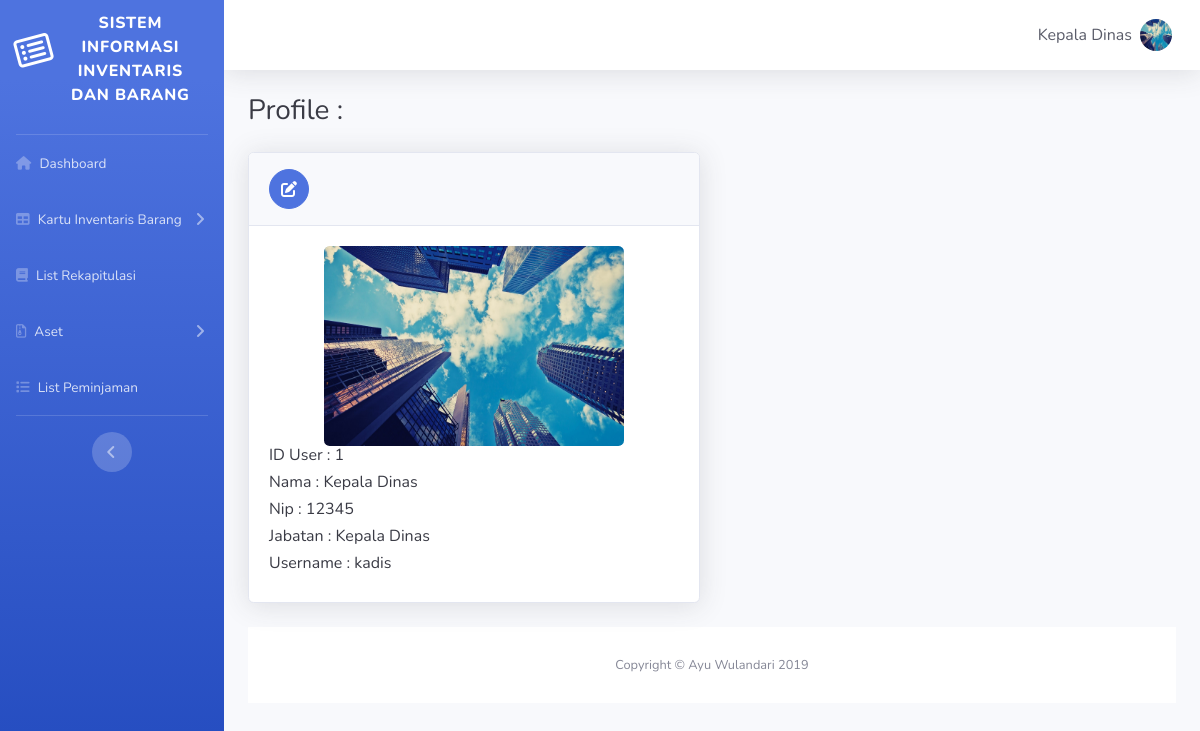
The app's page /view/profile.php (signed in) with its own data.
### tables this page shows
CREATE TABLE `user` (
  `id_user` int(150) NOT NULL,
  `username` varchar(150) NOT NULL,
  `fullname` varchar(150) NOT NULL,
  `password` varchar(100) NOT NULL,
  `nip` varchar(255) NOT NULL,
  `jabatan` varchar(255) NOT NULL,
  `level` varchar(40) NOT NULL,
  `foto` varchar(100) DEFAULT NULL
);

### config.php (called while the page is built, shortened)
<?php
$DB_host = "localhost";
$DB_user = "root";
$DB_pass = "";
$DB_name = "db_inventaris";
try
{
    $DB_con = new PDO("mysql:host={$DB_host};dbname={$DB_name}",$DB_user,$DB_pass);
    $DB_con->setAttribute(PDO::ATTR_ERRMODE, PDO::ERRMODE_EXCEPTION);
}
catch(PDOException $e)
{
    echo $e->getMessage();
}
include_once 'class.user.php';
$user = new user($DB_con);
?>

### class.user.php (called while the page is built, shortened)
<?php
class user{
    private $db;
    function __construct($DB_con)
	{
		$this->db = $DB_con;
    }
    public function tampil_user($mysource, $myid)
    {
        $query = "SELECT ".$mysource." FROM user WHERE id_user = ".$myid." limit 1";
        $outp = '';
        try
        {
            $stmt = $this->db->prepare($query);
			$stmt->execute();
			if($stmt->rowCount()>0)
			{
				while($row=$stmt->fetch(PDO::FETCH_ASSOC))
				{
					$outp = $row[$mysource];
				}
			} else{
				$outp = '';
			}
		}
		catch(PDOException $e)
			{
				$outp = '';
				return $outp;
			}
		return $outp;
    }
}
?>

### view/profile.php (the view, shortened to what this page needs)
<?php
include '../config.php';
?>
<!DOCTYPE html>
<html lang="en">
<head>
  <link href="vendor/fontawesome-free/css/all.min.css" rel="stylesheet" type="text/css">
  <link href="css/sb-admin-2.min.css" rel="stylesheet">
</head>
<body id="page-top">
  <div id="wrapper">
    <ul class="navbar-nav bg-gradient-primary sidebar sidebar-dark accordion" id="accordionSidebar">
       <a class="sidebar-brand d-flex align-items-center justify-content-center" href="dashboard.php">
        <div class="sidebar-brand-icon rotate-n-15">
          <i class="fa fa-list-alt"></i>
        </div>
        <div class="sidebar-brand-text mx-1"><p></p>Sistem Informasi inventaris dan Barang</div>
      </a>
      <hr class="sidebar-divider my-0">
      <li class="nav-item">
        <a class="nav-link" href="dashboard.php">
          <i class="fa fa-home"></i>
          <span>Dashboard</span></a>
      </li>
      <?php if($_SESSION['level'] == 'pengurusbarang'){ ?>
       <li class="nav-item">
        <a class="nav-link" href="master_data.php">
         <i class="fas fa-th-list"></i>
          <span>Master Data</span></a>
      </li>
      <li class="nav-item">
        <a class="nav-link collapsed" href="#" data-toggle="collapse" data-target="#collapseFive" aria-expanded="true" aria-controls="collapseFive">
          <i class="fa fa-table"></i>
          <span>Kartu Inventaris Barang</span>
        </a>
        <div id="collapseFive" class="collapse" aria-labelledby="headingTwo" data-parent="#accordionSidebar">
          <div class="bg-white py-2 collapse-inner rounded">
            <h6 class="collapse-header"> Kartu Inventaris Barang</h6>
            <a class="collapse-item" href="kibA.php?data=">KIB A</a>
            <a class="collapse-item" href="kibB.php?data=">KIB B</a>
            <a class="collapse-item" href="kibC.php?data=">KIB C</a>
            <a class="collapse-item" href="kibD.php?data=">KIB D</a>
            <a class="collapse-item" href="kibE.php">KIB E</a>
            <a class="collapse-item" href="kibF.php">KIB F</a>
          </div>
        </div>
      </li>
      <li class="nav-item">
        <a class="nav-link" href="rekapitulasi.php?data=">
          <i class="fa fa-book"></i>
          <span>List Rekapitulasi</span></a>
      </li>
      <li class="nav-item">
        <a class="nav-link" href="ekstrakom.php">
          <i class="fa fa-file"></i>
          <span>Ekstrakom</span></a>
      </li>
      <li class="nav-item">
        <a class="nav-link" href="barang_pakai_habis.php">
          <i class="fas fa-file-alt"></i>
          <span>Barang Pakai Habis</span></a>
      </li>
      <li class="nav-item">
          <a class="nav-link collapsed" href="#" data-toggle="collapse" data-target="#collapseTwo" aria-expanded="true" aria-controls="collapseTwo">
              <i class="far fa-file-archive"></i>
            <span>Aset</span>
          </a>
          <div id="collapseTwo" class="collapse" aria-labelledby="headingTwo" data-parent="#accordionSidebar">
            <div class="bg-white py-2 collapse-inner rounded">
              <h6 class="collapse-header">Aset</h6>
              <a class="collapse-item" href="aset_lain.php">Aset Lain</a>
              <a class="collapse-item" href="aset_tak_berwujud.php">Aset Tak Berwujud</a>
            </div>
          </div>
        </li>
      <li class="nav-item">
          <a class="nav-link" href="tambah_user.php">
          <i class="fas fa-user-plus"></i>
            <span>Tambah Pengguna</span></a>
      </li>
      <li class="nav-item">
          <a class="nav-link" href="list_peminjaman.php">
            <i class="fa fa fa-list"></i>
            <span>List Peminjaman</span></a>
      </li>
      <li class="nav-item">
          <a class="nav-link" href="stok_barang.php">
          <i class="fa fas fa-store"></i>
            <span>Stok Barang</span></a>
      </li>
      <?php } else if($_SESSION['level'] == 'kepaladinas'){?>
       <li class="nav-item">
        <a class="nav-link collapsed" href="#" data-toggle="collapse" data-target="#collapseFive" aria-expanded="true" aria-controls="collapseFive">
          <i class="fa fa-table"></i>
          <span>Kartu Inventaris Barang</span>
        </a>
      </li>
      <li class="nav-item">
        <a class="nav-link" href="rekapitulasi1.php?data=">
          <i class="fa fa-book"></i>
          <span>List Rekapitulasi</span></a>
      </li>
      <li class="nav-item">
          <a class="nav-link collapsed" href="#" data-toggle="collapse" data-target="#collapseTwo" aria-expanded="true" aria-controls="collapseTwo">
              <i class="far fa-file-archive"></i>
            <span>Aset</span>
          </a>
        </li>
      <li class="nav-item">
          <a class="nav-link" href="list_peminjaman2.php">
            <i class="fa fa fa-list"></i>
            <span>List Peminjaman</span></a>
      </li>
      <?php } else if($_SESSION['level'] == 'pegawai'){?>
      <li class="nav-item">
        <a class="nav-link" href="rekapitulasi1.php?data=">
          <i class="fa fa-book"></i>
          <span>List Rekapitulasi</span></a>
      </li>
      <li class="nav-item">
          <a class="nav-link" href="list_peminjaman1.php">
            <i class="fa fa fa-list"></i>
            <span>List Peminjaman</span></a>
      </li>
      <?php }?>
      <hr class="sidebar-divider d-none d-md-block">
      <div class="text-center d-none d-md-inline">
        <button class="rounded-circle border-0" id="sidebarToggle"></button>
      </div>
    </ul>
    <div id="content-wrapper" class="d-flex flex-column">
      <div id="content">
        <nav class="navbar navbar-expand navbar-light bg-white topbar mb-4 static-top shadow">
          <ul class="navbar-nav ml-auto">
            <li class="nav-item dropdown no-arrow">
              <a class="nav-link dropdown-toggle" href="#" id="userDropdown" role="button" data-toggle="dropdown" aria-haspopup="true" aria-expanded="false">
                <span class="mr-2 d-none d-lg-inline text-gray-800 medium"><?php echo $user->tampil_user("fullname", $_SESSION['iduser']) ;?></span>
                <img class="img-profile rounded-circle" src="./img/gambar/<?php echo $user->tampil_user("foto", $_SESSION['iduser']) ;?>" width="300" height="200">
              </a>
            </li>
          </ul>
        </nav>
        <div class="container-fluid">
          <h1 class="h3 mb-4 text-gray-900">Profile : </h1>
          <div class="row">
            <div class="col-lg-6">
           <div class="card shadow mb-4">
                <div class="card-header py-3">
                  <a href="ubah_user.php" class="btn btn-primary btn-circle">
                  <i class="fas fa-edit"></i>
                  </a>
                </div>
                <div class="card-body">
                    <img src="./img/gambar/<?php echo $user->tampil_user("foto", $_SESSION['iduser']) ;?>" class="rounded mx-auto d-block" alt="IMG" width="300" height="200">
                    <h6 class="text-gray-900">ID User : <?php echo $user->tampil_user("id_user", $_SESSION['iduser']) ;?>  </h6>
                    <h6 class="text-gray-900">Nama : <?php echo $user->tampil_user("fullname", $_SESSION['iduser']) ;?> </h6>
                    <h6 class="text-gray-900">Nip : <?php echo $user->tampil_user("nip", $_SESSION['iduser']) ;?> </h6>
                    <h6 class="text-gray-900">Jabatan : <?php echo $user->tampil_user("jabatan", $_SESSION['iduser']) ;?> </h6>
                    <h6 class="text-gray-900">Username : <?php echo $user->tampil_user("username", $_SESSION['iduser']) ;?> </h6>
                </div>
              </div>
    </div>
      </div>
      <footer class="sticky-footer bg-white">
        <div class="container my-auto">
          <div class="copyright text-center my-auto">
            <span>Copyright &copy;  Ayu Wulandari 2019</span>
          </div>
        </div>
      </footer>
    </div>
  </div>
</body>
</html>

### records on screen
user: fullname "Kepala Dinas", foto (picture), id_user "1", nip "12345", jabatan "Kepala Dinas", username "kadis"
